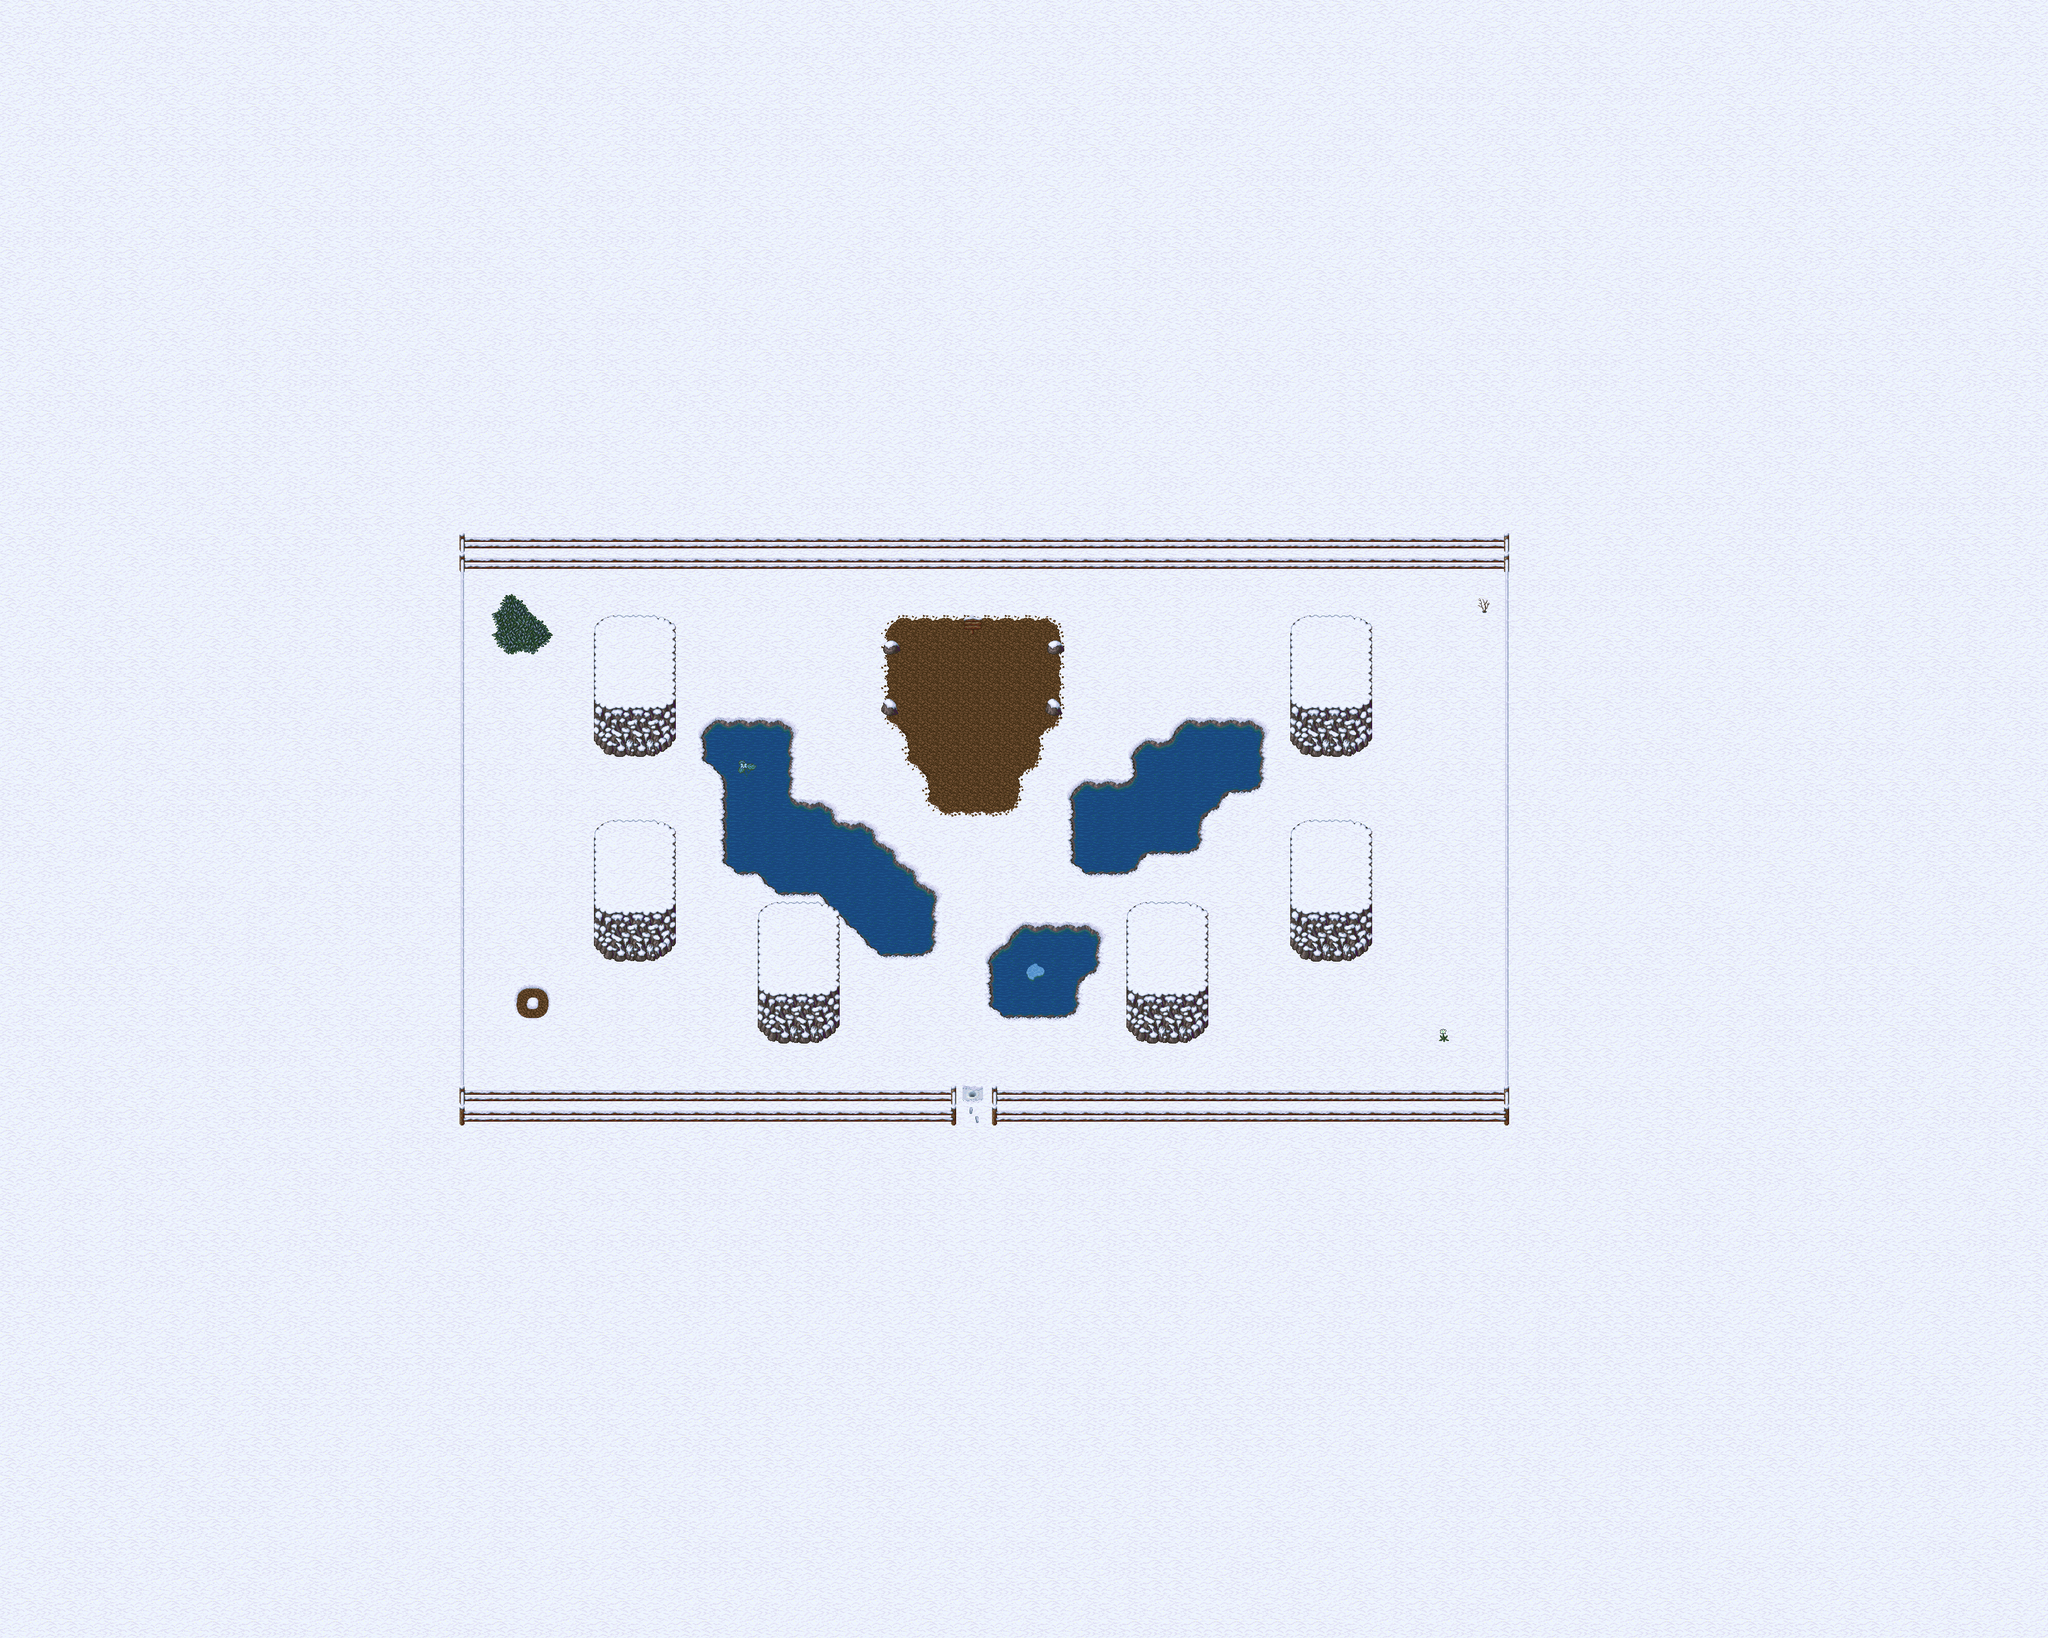

A level layout from a 2D game, rendered from its tile map. Below: a short description, then the map file with tile-grid data replaced by summaries:
An orthogonal 100x80 tile map with 32x32 px tiles, 4 tile layers (Ground, Ground2, Fringe, Over), 2 hidden layers not drawn, 2 tilesets and 4 objects (4x fixme).

<map version="1.8" tiledversion="1.8.0" orientation="orthogonal" renderorder="right-down" width="100" height="80" tilewidth="32" tileheight="32" infinite="0" nextlayerid="63" nextobjectid="9">
 <properties>
  <property name="author" value="Jesusalva" />
  <property name="background0image" value="graphics/images/spit23loginwallpaper_800x600.png" />
  <property name="license" value="GPL v2+, CC BY SA 4.0+" />
  <property name="manaplus version" value="2" />
  <property name="minimap" value="graphics/minimaps/001-13.png" />
  <property name="music" value="let_the_battles_begin.ogg" />
  <property name="name" value="Showdown" />
 </properties>
 <tileset firstgid="1" name="collision" tilewidth="32" tileheight="32" tilecount="9" columns="3">
  <image source="../graphics/tilesets/collision.png" width="96" height="96" />
 </tileset>
 <tileset firstgid="10" name="snow2" tilewidth="32" tileheight="32" tilecount="256" columns="16">
  <image source="../graphics/tilesets/snow2.png" width="512" height="512" />
 </tileset>
 <layer id="9" name="Ground" width="100" height="80">
  <data>[8000 cells, 7976 non-empty, 19 distinct tile ids]</data>
 </layer>
 <layer id="62" name="Ground2" width="100" height="80">
  <data>[8000 cells, 52 non-empty, 27 distinct tile ids]</data>
 </layer>
 <layer id="10" name="Fringe" width="100" height="80">
  <data>[8000 cells, 406 non-empty, 22 distinct tile ids]</data>
 </layer>
 <layer id="11" name="Over" width="100" height="80">
  <data>[8000 cells, 24 non-empty, 3 distinct tile ids]</data>
 </layer>
 <layer id="12" name="Collision" width="100" height="80" visible="0">
  <data>[8000 cells, 6963 non-empty, 2 distinct tile ids]</data>
 </layer>
 <layer id="13" name="Heights" width="100" height="80" visible="0">
  <data>[8000 cells, 0 non-empty, 0 distinct tile ids]</data>
 </layer>
 <objectgroup id="7" name="Objects">
  <object id="1" name="Margin" type="fixme" x="0" y="0" width="640" height="640" />
  <object id="3" name="Margin" type="fixme" x="0" y="1920" width="640" height="640" />
  <object id="5" name="Margin" type="fixme" x="2560" y="1920" width="640" height="640" />
  <object id="6" name="Margin" type="fixme" x="2560" y="0" width="640" height="640" />
 </objectgroup>
</map>
